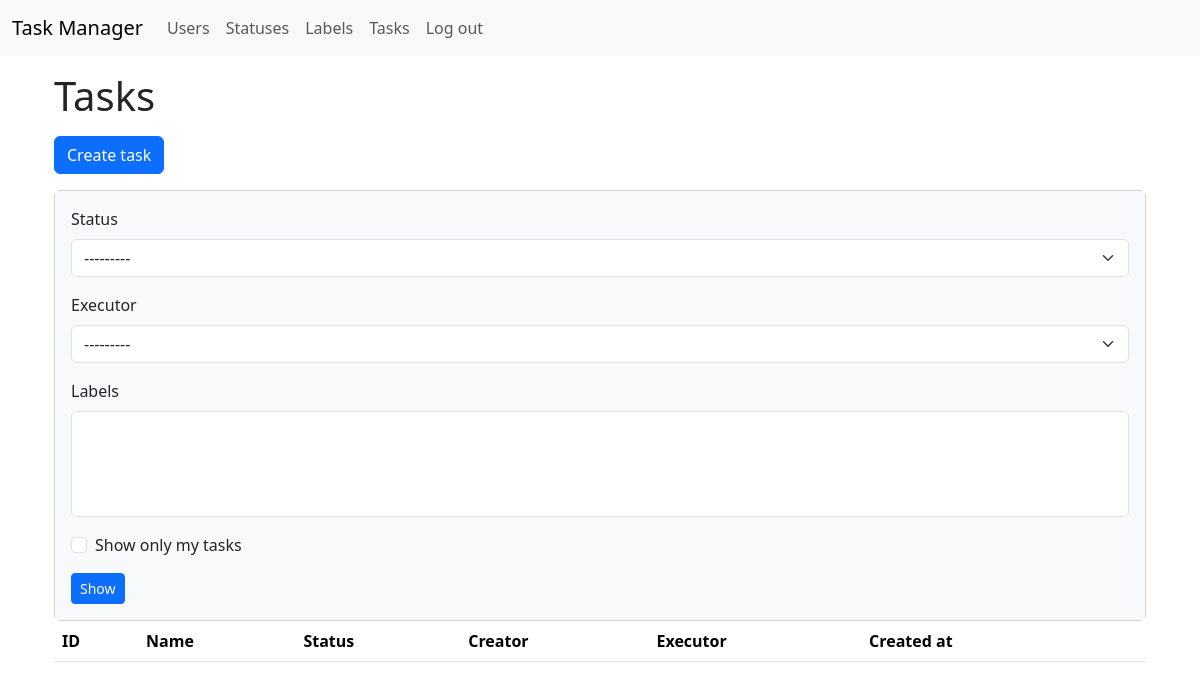
The app's page /tasks/ (signed in), older data.
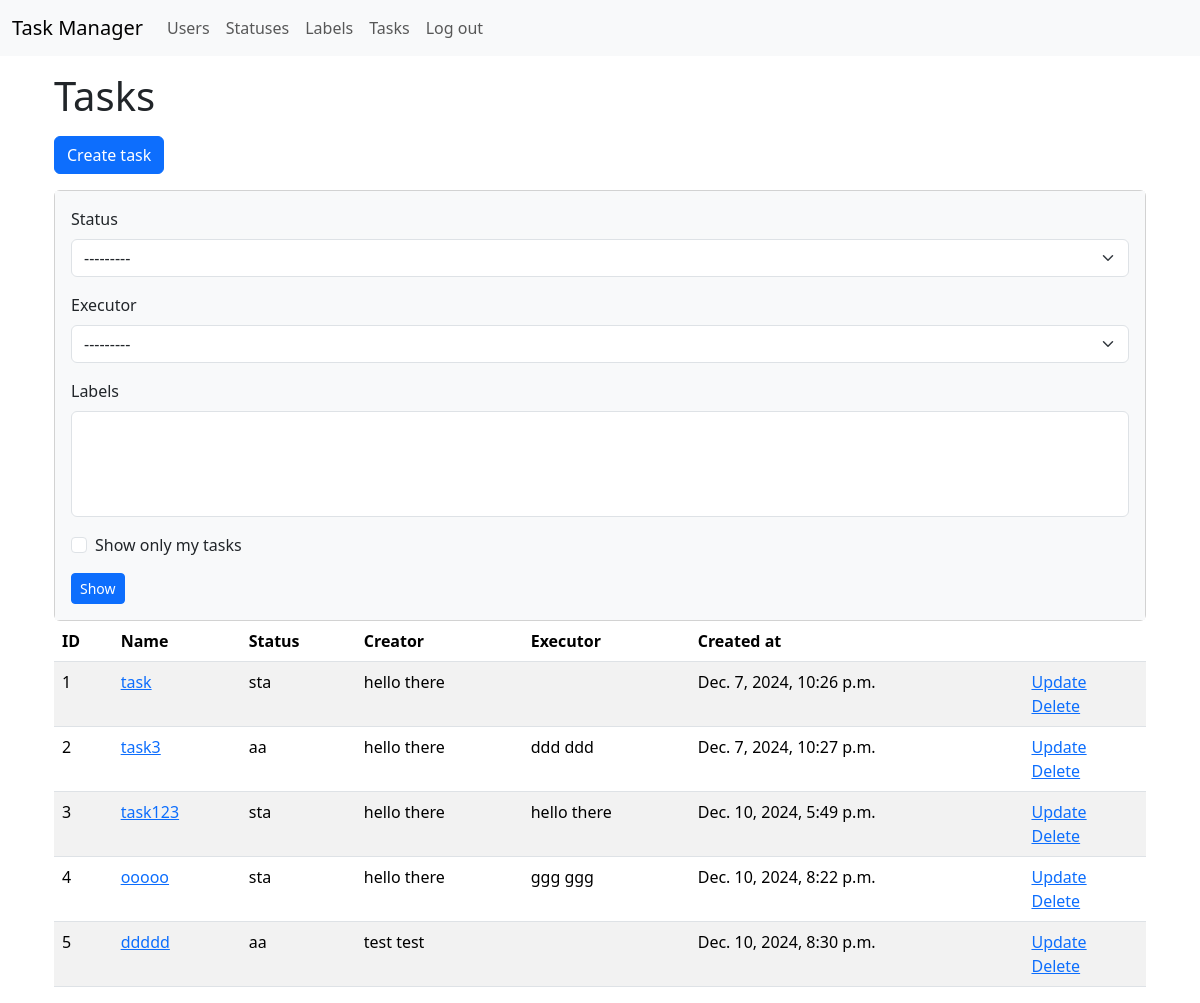
The same page, newer data.
### task_manager/task/models.py (models this page shows, shortened)
class Task(models.Model):
    name = models.CharField(max_length=150, blank=False)
    description = models.TextField(blank=True, null=True)
    status = models.ForeignKey(Status, blank=False, on_delete=models.PROTECT)
    creator = models.ForeignKey(
        User, related_name="created_tasks",
        blank=False, on_delete=models.PROTECT
    )
    executor = models.ForeignKey(
        User, related_name="executed_tasks",
        blank=True, null=True, on_delete=models.PROTECT
    )
    created_at = models.DateTimeField(default=timezone.now)
    labels = models.ManyToManyField(Label, blank=True)

### task_manager/status/models.py (models this page shows)
class Status(models.Model):
    name = models.CharField(max_length=150, blank=False, verbose_name=_("Name"))
    created_at = models.DateTimeField(default=timezone.now)
    def __str__(self):
        return self.name

### task_manager/user/models.py (models this page shows)
class User(AbstractUser):
    first_name = models.CharField(
        max_length=150, blank=False, verbose_name=_("First Name")
    )
    last_name = models.CharField(
        max_length=150, blank=False, verbose_name=_("Last Name")
    )
    created_at = models.DateTimeField(default=timezone.now)
    def __str__(self):
        return self.username

### task_manager/task/views.py (the view, shortened to what this page needs)
# urls.py: path('', views.TaskIndexView.as_view(), name='task_index'),
class TaskIndexView(LoginRequiredMixin, FilterView):
    model = Task
    template_name = 'task/index.html'
    context_object_name = 'tasks'
    filterset_class = TaskFilter

### task_manager/templates/task/index.html (shortened to what this page needs)
{% extends 'base.html' %}
{% load i18n %}
{% load crispy_forms_tags %}
{% block content %}
<div class="container wrapper flex-grow-1">
    <h1 class="mb-3">{% translate "Tasks" %}</h1>
    <a class="btn btn-primary mb-3" href="{% url 'task_create' %}">{% translate "Create task" %}</a>
    <form method="get" class="card">
        <div class="card-body bg-light">
            {{ filter.form|crispy }}
            <button type="submit" class="btn btn-primary btn-sm">{% translate "Show" %}</button>
        </div>
    </form>
    <table class="table table-striped">
        <thead>
            <tr>
                <th scope="col">ID</th>
                <th scope="col">{% translate "Name" %}</th>
                <th scope="col">{% translate "Status" %}</th>
                <th scope="col">{% translate "Creator" %}</th>
                <th scope="col">{% translate "Executor" %}</th>
                <th scope="col">{% translate "Created at" %}</th>
                <th scope="col"></th>
            </tr>
        </thead>
        <tbody>
        {% for task in tasks %}
            <tr>
                <td>{{ task.id }}</th>
                <td><a href="{% url 'task_page' id=task.id %}">{{ task.name }}</a></td>
                <td>{{ task.status }}</td>
                <td>{{ task.creator.first_name }} {{ task.creator.last_name }}</td>
                <td>{{ task.executor.first_name }} {{ task.executor.last_name }}</td>
                <td>{{ task.created_at }}</td>
                <td>
                    <a href="{% url 'task_update' id=task.id %}">{% translate "Update" %}</a>
                    <br>
                    <a href="{% url 'task_delete' id=task.id %}">{% translate "Delete" %}</a>
                </td>
            </tr>
        {% endfor %}
        </tbody>
    </table>
</div>
{% endblock %}

### task_manager/templates/base.html (shortened to what this page needs)
<!DOCTYPE html>
<html lang="en">
<head>
    {% load i18n %}
    {% load django_bootstrap5 %}
    {% bootstrap_css %}
    </head>
<body>
<header>
    <nav class="navbar navbar-expand-lg navbar-light bg-light">
        <div class="container-fluid">
          <a class="navbar-brand" href="{% url 'index' %}">{% translate "Task Manager" %}</a>
          <div class="collapse navbar-collapse" id="navbarNavAltMarkup">
            <div class="navbar-nav">
              <a class="nav-link" href="{% url 'user_index' %}">{% translate "Users" %}</a>
              {% if not request.user.is_authenticated %}
              <a class="nav-link" href="{% url 'login' %}">{% translate "Log in" %}</a>
              <a class="nav-link" href="{% url 'user_create' %}">{% translate "Registration" %}</a>
              {% else %}
              <a class="nav-link" href="{% url 'status_index' %}">{% translate "Statuses" %}</a>
              <a class="nav-link" href="{% url 'label_index' %}">{% translate "Labels" %}</a>
              <a class="nav-link" href="{% url 'task_index' %}">{% translate "Tasks" %}</a>
              <form action="{% url 'logout' %}" method="post">
                <input type="submit" class="nav-link" value="{% translate 'Log out' %}">
              </form>
              {% endif %}
            </div>
          </div>
        </div>
      </nav>
</header>
  <div class="container wrapper flex-grow-1">
      {% block content %}{% endblock %}
  </div>
</body>
</html>

Row changes from the older to the newer data that the page shows:
added Task: id "1", name "task", status "sta", creator.first_name "hello", creator.last_name "there", created_at "Dec. 7, 2024, 10:26 p.m."
added Task: id "2", name "task3", status "aa", creator.first_name "hello", creator.last_name "there", executor.first_name "ddd", executor.last_name "ddd", created_at "Dec. 7, 2024, 10:27 p.m."
added Task: id "3", name "task123", status "sta", creator.first_name "hello", creator.last_name "there", executor.first_name "hello", executor.last_name "there", created_at "Dec. 10, 2024, 5:49 p.m."
added Task: id "4", name "ooooo", status "sta", creator.first_name "hello", creator.last_name "there", executor.first_name "ggg", executor.last_name "ggg", created_at "Dec. 10, 2024, 8:22 p.m."
added Task: id "5", name "ddddd", status "aa", creator.first_name "test", creator.last_name "test", created_at "Dec. 10, 2024, 8:30 p.m."
